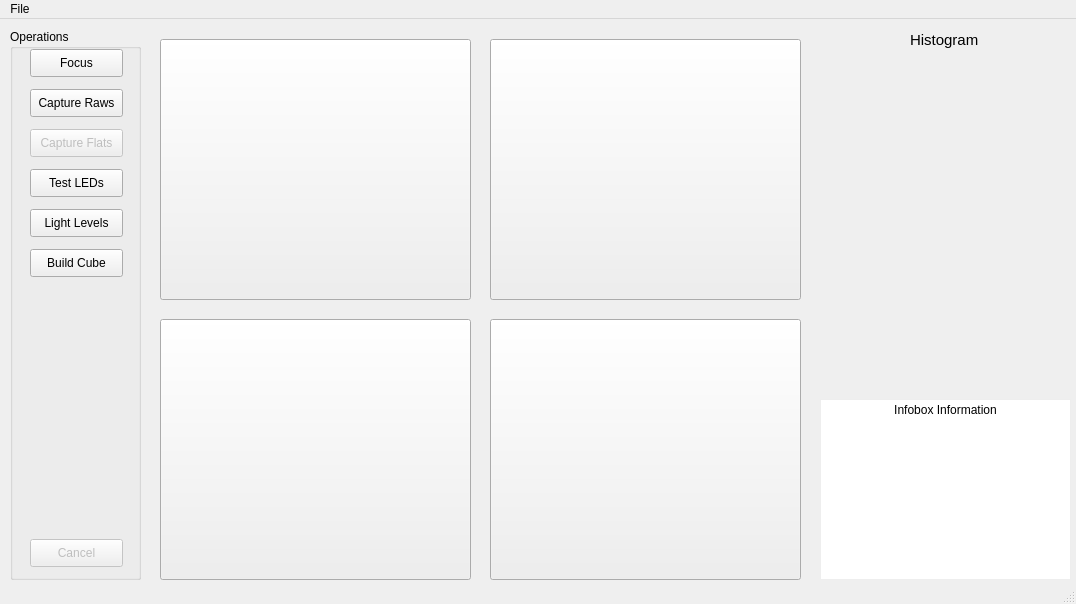
<?xml version="1.0" encoding="UTF-8"?>
<ui version="4.0">
 <class>MainWindow</class>
 <widget class="QMainWindow" name="MainWindow">
  <property name="geometry">
   <rect>
    <x>0</x>
    <y>0</y>
    <width>1076</width>
    <height>604</height>
   </rect>
  </property>
  <property name="windowTitle">
   <string>MISHA Image Capture</string>
  </property>
  <widget class="QWidget" name="centralwidget">
   <widget class="QGroupBox" name="operationsBox">
    <property name="geometry">
     <rect>
      <x>10</x>
      <y>10</y>
      <width>131</width>
      <height>551</height>
     </rect>
    </property>
    <property name="title">
     <string>Operations</string>
    </property>
    <widget class="QPushButton" name="FocusButton">
     <property name="geometry">
      <rect>
       <x>20</x>
       <y>20</y>
       <width>93</width>
       <height>28</height>
      </rect>
     </property>
     <property name="text">
      <string>Focus</string>
     </property>
    </widget>
    <widget class="QPushButton" name="CaptureButton">
     <property name="enabled">
      <bool>true</bool>
     </property>
     <property name="geometry">
      <rect>
       <x>20</x>
       <y>60</y>
       <width>93</width>
       <height>28</height>
      </rect>
     </property>
     <property name="text">
      <string>Capture Raws</string>
     </property>
    </widget>
    <widget class="QPushButton" name="FlatsButton">
     <property name="enabled">
      <bool>false</bool>
     </property>
     <property name="geometry">
      <rect>
       <x>20</x>
       <y>100</y>
       <width>93</width>
       <height>28</height>
      </rect>
     </property>
     <property name="text">
      <string>Capture Flats</string>
     </property>
    </widget>
    <widget class="QPushButton" name="TestLedsButton">
     <property name="enabled">
      <bool>true</bool>
     </property>
     <property name="geometry">
      <rect>
       <x>20</x>
       <y>140</y>
       <width>93</width>
       <height>28</height>
      </rect>
     </property>
     <property name="toolTip">
      <string/>
     </property>
     <property name="toolTipDuration">
      <number>-1</number>
     </property>
     <property name="text">
      <string>Test LEDs</string>
     </property>
     <property name="checkable">
      <bool>true</bool>
     </property>
    </widget>
    <widget class="QPushButton" name="LightLevelsButton">
     <property name="enabled">
      <bool>true</bool>
     </property>
     <property name="geometry">
      <rect>
       <x>20</x>
       <y>180</y>
       <width>93</width>
       <height>28</height>
      </rect>
     </property>
     <property name="text">
      <string>Light Levels</string>
     </property>
    </widget>
    <widget class="QPushButton" name="CancelButton">
     <property name="enabled">
      <bool>false</bool>
     </property>
     <property name="geometry">
      <rect>
       <x>20</x>
       <y>510</y>
       <width>93</width>
       <height>28</height>
      </rect>
     </property>
     <property name="text">
      <string>Cancel</string>
     </property>
    </widget>
    <widget class="QPushButton" name="CubeCreateButton">
     <property name="enabled">
      <bool>true</bool>
     </property>
     <property name="geometry">
      <rect>
       <x>20</x>
       <y>220</y>
       <width>93</width>
       <height>28</height>
      </rect>
     </property>
     <property name="text">
      <string>Build Cube</string>
     </property>
    </widget>
   </widget>
   <widget class="QLabel" name="LargeDisplay">
    <property name="geometry">
     <rect>
      <x>160</x>
      <y>20</y>
      <width>631</width>
      <height>541</height>
     </rect>
    </property>
    <property name="autoFillBackground">
     <bool>false</bool>
    </property>
    <property name="text">
     <string/>
    </property>
    <property name="scaledContents">
     <bool>true</bool>
    </property>
   </widget>
   <widget class="QLabel" name="middleRightDisplay">
    <property name="geometry">
     <rect>
      <x>820</x>
      <y>180</y>
      <width>251</width>
      <height>191</height>
     </rect>
    </property>
    <property name="autoFillBackground">
     <bool>false</bool>
    </property>
    <property name="text">
     <string/>
    </property>
    <property name="scaledContents">
     <bool>true</bool>
    </property>
   </widget>
   <widget class="QLabel" name="TopRightLabel">
    <property name="geometry">
     <rect>
      <x>910</x>
      <y>10</y>
      <width>81</width>
      <height>21</height>
     </rect>
    </property>
    <property name="font">
     <font>
      <pointsize>11</pointsize>
     </font>
    </property>
    <property name="text">
     <string>Histogram</string>
    </property>
   </widget>
   <widget class="QLabel" name="TopRightDisplay">
    <property name="geometry">
     <rect>
      <x>820</x>
      <y>40</y>
      <width>251</width>
      <height>131</height>
     </rect>
    </property>
    <property name="autoFillBackground">
     <bool>false</bool>
    </property>
    <property name="text">
     <string/>
    </property>
    <property name="scaledContents">
     <bool>true</bool>
    </property>
   </widget>
   <widget class="QLabel" name="infobox">
    <property name="geometry">
     <rect>
      <x>820</x>
      <y>380</y>
      <width>251</width>
      <height>181</height>
     </rect>
    </property>
    <property name="autoFillBackground">
     <bool>false</bool>
    </property>
    <property name="styleSheet">
     <string notr="true">#infobox{
	background-color:white;
	border: 1px solid;
	border-color:#eeeeee;
}</string>
    </property>
    <property name="text">
     <string>Infobox Information</string>
    </property>
    <property name="alignment">
     <set>Qt::AlignHCenter|Qt::AlignTop</set>
    </property>
    <property name="margin">
     <number>10</number>
    </property>
    <property name="indent">
     <number>-1</number>
    </property>
   </widget>
   <widget class="QPushButton" name="LightDisplayBR">
    <property name="geometry">
     <rect>
      <x>490</x>
      <y>300</y>
      <width>311</width>
      <height>261</height>
     </rect>
    </property>
    <property name="text">
     <string/>
    </property>
    <property name="iconSize">
     <size>
      <width>311</width>
      <height>261</height>
     </size>
    </property>
   </widget>
   <widget class="QPushButton" name="LightDisplayBL">
    <property name="geometry">
     <rect>
      <x>160</x>
      <y>300</y>
      <width>311</width>
      <height>261</height>
     </rect>
    </property>
    <property name="text">
     <string/>
    </property>
    <property name="iconSize">
     <size>
      <width>311</width>
      <height>261</height>
     </size>
    </property>
   </widget>
   <widget class="QPushButton" name="LightDisplayTL">
    <property name="geometry">
     <rect>
      <x>160</x>
      <y>20</y>
      <width>311</width>
      <height>261</height>
     </rect>
    </property>
    <property name="text">
     <string/>
    </property>
    <property name="iconSize">
     <size>
      <width>311</width>
      <height>261</height>
     </size>
    </property>
   </widget>
   <widget class="QPushButton" name="LightDisplayTR">
    <property name="geometry">
     <rect>
      <x>490</x>
      <y>20</y>
      <width>311</width>
      <height>261</height>
     </rect>
    </property>
    <property name="text">
     <string/>
    </property>
    <property name="iconSize">
     <size>
      <width>311</width>
      <height>261</height>
     </size>
    </property>
   </widget>
  </widget>
  <widget class="QMenuBar" name="menubar">
   <property name="geometry">
    <rect>
     <x>0</x>
     <y>0</y>
     <width>1076</width>
     <height>22</height>
    </rect>
   </property>
   <widget class="QMenu" name="menuFile">
    <property name="title">
     <string>File</string>
    </property>
    <widget class="QMenu" name="menuSave_as">
     <property name="title">
      <string>Save as...</string>
     </property>
     <addaction name="actionCube"/>
    </widget>
    <addaction name="menuSave_as"/>
   </widget>
   <addaction name="menuFile"/>
  </widget>
  <widget class="QStatusBar" name="statusbar"/>
  <action name="actionCube">
   <property name="text">
    <string>Cube</string>
   </property>
  </action>
 </widget>
 <resources>
  <include location="resources.qrc"/>
 </resources>
 <connections/>
</ui>
